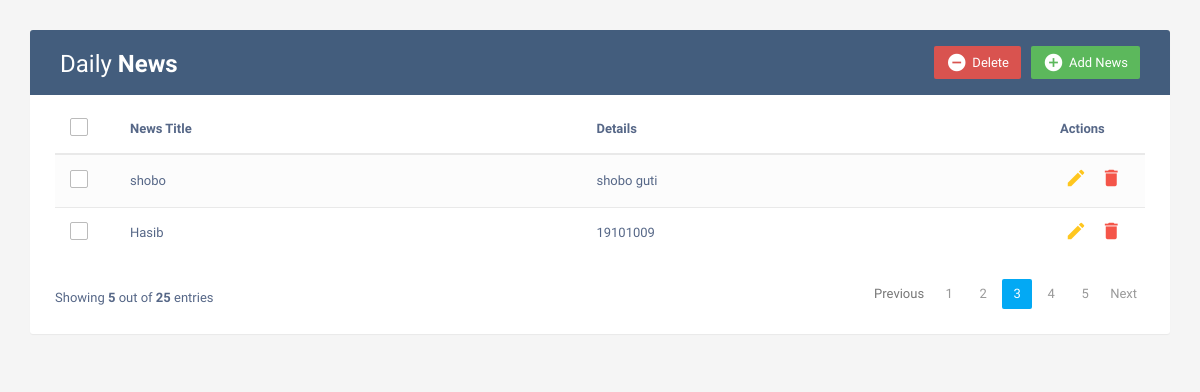
The page / on the database its author committed.
### news/models.py (models this page shows, shortened)
class DailyNews(models.Model):
    newsTitle = models.TextField()
    details = models.TextField()

### news/views.py (the view)
# urls.py: path('',INDEX,name='home'),
def INDEX(request):
    nws = DailyNews.objects.all()
    contex = {
        'nws':nws,
    }
    return render(request, 'index.html',contex)

### templates/index.html (shortened to what this page needs)
<!DOCTYPE html>
<html lang="en">
<head>
<link rel="stylesheet" href="https://maxcdn.bootstrapcdn.com/font-awesome/4.7.0/css/font-awesome.min.css">
<link rel="stylesheet" href="https://maxcdn.bootstrapcdn.com/bootstrap/3.3.7/css/bootstrap.min.css">
  <body>
    <div class="container">
        <div class="table-wrapper">
            <div class="table-title">
                <div class="row">
                    <div class="col-sm-6">
						<h2>Daily <b>News</b></h2>
					</div>
					<div class="col-sm-6">
						<a href="#addNews" class="btn btn-success" data-toggle="modal"><i class="material-icons">&#xE147;</i> <span>Add News</span></a>
						<a href="#deleteNews" class="btn btn-danger" data-toggle="modal"><i class="material-icons">&#xE15C;</i> <span>Delete</span></a>
					</div>
                </div>
            </div>
            <table class="table table-striped table-hover">
                <thead>
                    <tr>
						<th>
							<span class="custom-checkbox">
								<label for="selectAll"></label>
							</span>
						</th>
                        <th>News Title</th>
						<th>Details</th>
                        <th>Actions</th>
                    </tr>
                </thead>
                <tbody>
					{% for i in nws %}
                    <tr>
						<td>
							<span class="custom-checkbox">
								<label for="checkbox1"></label>
							</span>
						</td>
                        <td>{{i.newsTitle}}</td>
						<td>{{i.details}}</td>
                        <td>
                            <a href="#editNews" class="edit" data-toggle="modal"><i class="material-icons" data-toggle="tooltip" title="Edit">&#xE254;</i></a>
                            <a href="#deleteNews" class="delete" data-toggle="modal"><i class="material-icons" data-toggle="tooltip" title="Delete">&#xE872;</i></a>
                        </td>
                    </tr>
					{% endfor %}
                </tbody>
            </table>
			<div class="clearfix">
                <div class="hint-text">Showing <b>5</b> out of <b>25</b> entries</div>
                <ul class="pagination">
                    <li class="page-item disabled"><a href="#">Previous</a></li>
                    <li class="page-item"><a href="#" class="page-link">1</a></li>
                    <li class="page-item"><a href="#" class="page-link">2</a></li>
                    <li class="page-item active"><a href="#" class="page-link">3</a></li>
                    <li class="page-item"><a href="#" class="page-link">4</a></li>
                    <li class="page-item"><a href="#" class="page-link">5</a></li>
                    <li class="page-item"><a href="#" class="page-link">Next</a></li>
                </ul>
            </div>
        </div>
    </div>
</body>

### templates/index.html (style rules this page uses)
body { color: #566787; background: #f5f5f5; font-family: 'Varela Round', sans-serif; font-size: 13px; }
.table-wrapper { background: #fff; padding: 20px 25px; margin: 30px 0; border-radius: 3px; box-shadow: 0 1px 1px rgba(0,0,0,.05); }
.table-title { padding-bottom: 15px; background: #435d7d; color: #fff; padding: 16px 30px; margin: -20px -25px 10px; border-radius: 3px 3px 0 0; }
.table-title h2 { margin: 5px 0 0; font-size: 24px; }
.table-title .btn { color: #fff; float: right; font-size: 13px; border: none; min-width: 50px; border-radius: 2px; border: none; outline: none !important; margin-left: 10px; }
.table-title .btn i { float: left; font-size: 21px; margin-right: 5px; }
.table-title .btn span { float: left; margin-top: 2px; }
table.table tr th, table.table tr td { border-color: #e9e9e9; padding: 12px 15px; vertical-align: middle; }
table.table tr th:first-child { width: 60px; }
table.table tr th:last-child { width: 100px; }
table.table-striped tbody tr:nth-of-type(odd) { background-color: #fcfcfc; }
table.table td:last-child i { opacity: 0.9; font-size: 22px; margin: 0 5px; }
table.table td a { font-weight: bold; color: #566787; display: inline-block; text-decoration: none; outline: none !important; }
table.table td a.edit { color: #FFC107; }
table.table td a.delete { color: #F44336; }
table.table td i { font-size: 19px; }
.pagination { float: right; margin: 0 0 5px; }
.pagination li a { border: none; font-size: 13px; min-width: 30px; min-height: 30px; color: #999; margin: 0 2px; line-height: 30px; border-radius: 2px !important; text-align: center; padding: 0 6px; }
.pagination li.active a, .pagination li.active a.page-link { background: #03A9F4; }
.hint-text { float: left; margin-top: 10px; font-size: 13px; }
.custom-checkbox { position: relative; }
.custom-checkbox label:before { width: 18px; height: 18px; }
.custom-checkbox label:before { content: ''; margin-right: 10px; display: inline-block; vertical-align: text-top; background: white; border: 1px solid #bbb; border-radius: 2px; box-sizing: border-box; z-index: 2; }

### rows shown on the page
DailyNews: newsTitle "shobo", details "shobo guti"
DailyNews: newsTitle "Hasib", details "19101009"
